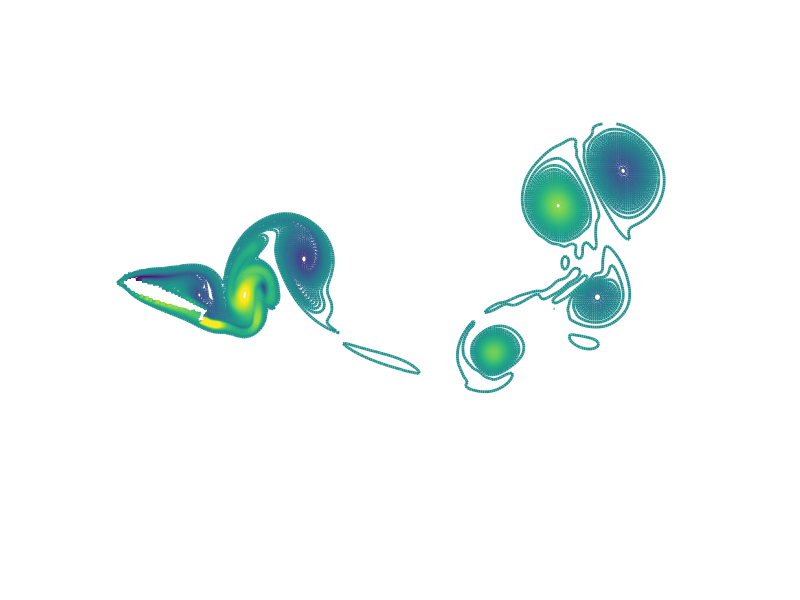

Write MATLAB code to recreate this figure. (Note: this script raises an error after producing the figure.)
function vortical_community
% Vortical community detection in 2D vortical flows to reduce the dimension
% of the flow field into community centroids

% Flow field :      Airfoil with Gurney flap 
%                   (doi.org/10.2514/1.J056260)

% Date Created:     08/14/2018
% Date Modified:    01/21/2020; Louvain & clean-up
% Author:           Muralikrishnan Gopalakrishnan Meena, Florida State Unv.
%                   mg15h@my.fsu.edu
% (compiled using MATLAB 2018a)

% NOTE: Please use the code after verification. The code is not created
% for computational performance. MGM provides no guarantees for this code.
% Use as-is and for academic research use only, no commercial use allowed
% without permission. For citations, please use the reference below:

% Reference:    M. Gopalakrishnan Meena, A. G. Nair & K. Taira
%               "Network Community-Based Model Reduction for Vortical
%               Flows", Physical Review E, 97, 063103, 2018
%               (doi.org/10.1103/PhysRevE.97.063103)

clc
%% Load data & visualize
% xx,yy: x & y grid;    omg: vorticity; 
% xfil,yfil,omgfil: vorticity thresholded data;
% Gamma_v: circulation (omgfil*dx*dy)
load('example_airfoil.mat','xx','yy','omg','xfil','yfil','Gamma_v')  
figure(1), clf, hold all, axis off
ax1 = axes;
contour(xx,yy,omg,linspace(-20,20),'linewidth',2)
axis off, axis equal, axis([-0.5 7 -2 2]), colormap(ax1,parula)

%% Compute full adjacency matrix 
% (directed graph, edges=algebraic mean of induced velocities)
A = adjacency_mat(xfil,yfil,Gamma_v,1,'alg');

%% Identify communities in the vortical network
% (Split A into +ve & -ve vortical elements & then find communities)
[Ci,numcom] = find_vortical_communities(Gamma_v,A,1.1);

%% Find community centroids
xc = NaN(numcom,1); yc = NaN(numcom,1); Gamma_c = NaN(numcom,1);
for i = 1:numcom
    idc = Ci==i;
    xc(i) = sum(xfil(idc).*Gamma_v(idc)) / sum(Gamma_v(idc));
    yc(i) = sum(yfil(idc).*Gamma_v(idc)) / sum(Gamma_v(idc));
    Gamma_c(i) = sum(Gamma_v(idc));
end

%% Visualize dimensionally reduced flow field 
figure(1)
ax2 = axes; hold all;
scatter(xfil,yfil,10,Ci,'filled','MarkerFaceAlpha',0.2,'MarkerEdgeAlpha',0.2)
plot(xc,yc,'k*','LineWidth',2)
axis off, axis equal, axis([-0.5 7 -2 2]), colormap(ax2,jet)


%% ***********************Functions**************************************
function [A] = adjacency_mat(x,y,Gamma,alpha,type)
%%
% Adjacency matrix calculator (2D fluid flow)
% Date Created  : 05/20/2016
% Date Modified : 08/24/2017, alpha, vectorized, type
% By MGM
% Reference:    A. G. Nair & K. Taira
%               "Network-Theoretic Approach to Sparsified Discrete Vortex
%               Dynamics", Journal of Fluid Mechanics, 768, 549-571, 2015
%               (doi.org/10.1017/jfm.2015.97)
%%
% [A] = adjacency_mat(x,y,gamma,alpha,type)
% Function to calculate adjacency matrix given x, y and gamma. 
% A         : adjacency matrix using algebraic mean (default)
% x         : x coordinate vector
% y         : y coordinate vector
% gamma     : circulation vector
% alpha     : network direction parameter (0.5=undirected)
% type      : algebraic or geometric mean ('alg' [default] or 'goem')

if isempty(type)
    type = 'alg';
end
pts = length(x);
x = reshape(x,pts,1); y = reshape(y,pts,1);
r(1:pts,1:2) = [x y];               % position vector matrix, r = (xi,yj)
Gamma = Gamma/(2*pi);               % scalling for Gamma in 2D flow

fprintf('\nCalculating A matrix of %i nodes...\n',length(x));
A = NaN(pts,pts);
for i = 1:pts   % can use parfor if needed
    dist_ij = r(1:pts,:) - ones(pts,1)*r(i,:);  % distance vector, r_{i->j}
    dist_mag = sqrt(sum(dist_ij.^2,2));         % ||r_{i->j}||
    dist_ij = 1./dist_mag;                      % distance ratio
    dist_ij(isinf(dist_ij)) = 0;                % update r_{i->i} = 0
    u_ij = abs(Gamma(i)) * dist_ij;             % u_{i->j}
    u_ji = abs(Gamma) .* dist_ij;               % u_{j->i}
    % A_{i->j}
    if strcmp(type,'alg') == 1
        A(i,:) = alpha*u_ij + (1-alpha)*u_ji;
    elseif strcmp(type,'geom') == 1
        A(i,:) = alpha*u_ij .* (1-alpha)*u_ji;
    else
        error('Eneter valid network definition "type"')
    end
end

function [Ci_full,numcom] = find_vortical_communities(omgfil,Afull,gamma)
%%
% Find communities in a 2D vortical flow network
% Date Created:     08/14/2018
% Date Modified:    01/22/2020; function form
% By MGM
%%
% [Ci_full,numcom] = find_vortical_communities(omgfil,Afull,gamma)
% Function to identify communities in a 2D vortical flow network.
% Communities of +ve & -ve vorticity are identified from the adjacency
% matrix of the full system
% Ci            : community index of elements
% numcom        : number of communities
% omgfil        : vorticity of the elements
% Afull         : Adjacency matrix of the elements
% gamma         : resolution parameter for community detection

% nodes of +ve & -ve vorticity
id_p = find(omgfil(:)>0);
id_n = find(omgfil(:)<0);

% +ve vorticity elements
fprintf('Finding communities of +ve rotational vortical elements...\n');
A_p = Afull(id_p,id_p);
Ci_in = 1:numel(id_p);     % IC: all nodes are in different communities
[~,Ci_p] = find_communities(gamma,Ci_in,A_p);

% -ve vorticity elements
fprintf('Finding communities of -ve rotational vortical elements...\n');
A_n = Afull(id_n,id_n);
Ci_in = 1:numel(id_n);     % IC: all nodes are in different communities
[~,Ci_n] = find_communities(gamma,Ci_in,A_n);

% combine community info of both +ve & -ve vorticity elements
Ci_full = NaN(numel(omgfil),1);
Ci_full(id_p) = Ci_p; Ci_full(id_n) = Ci_n + numel(unique(Ci_p));
numcom = numel(unique(Ci_full));


function [Q,Ci] = find_communities(gamma,Ci_in,A)
% Function to find communities in vortical (or any) networks

% Using Modularity max.
% [Ci, Q] = modularity_dir(A,gamma);

% Using Louvain algorithm
Ci  = Ci_in;                    % initial community affiliations
Q0 = -1; Q = 0;                 % initialize modularity values
while Q-Q0>1e-5                 % while modularity increases
    Q0 = Q;                     % perform community detection
    [Ci, Q] = community_louvain(A,gamma,Ci);
end


